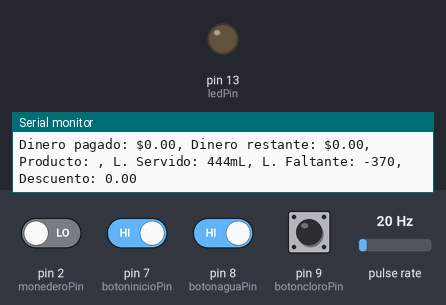
Simulated run of this sketch. Board: Arduino Uno, built with avr-gcc and run on an emulated ATmega328P. Parts: output pins drawn as LEDs (lit = HIGH), the last lines printed to the serial monitor. Wiring (inferred from the names in the program): pulse sensor: data pin 3. Dashed ring = blinking. The inputs (shaded band) are chosen by the test bench; at power-on: pin 7 (botoninicioPin), pin 8 (botonaguaPin), pin 9 (botoncloroPin) HIGH, pin 2 (monederoPin) LOW, pulse rate 20 Hz.

Above: at 6.2 s.
6.3 s: pin 7 (botoninicioPin) driven LOW and pin 8 (botonaguaPin) driven LOW
At 9.24 s:
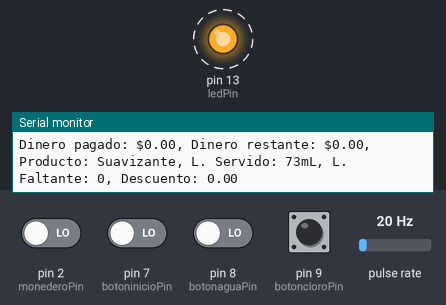
9.3 s: pin 7 (botoninicioPin) driven HIGH
At 10.0 s:
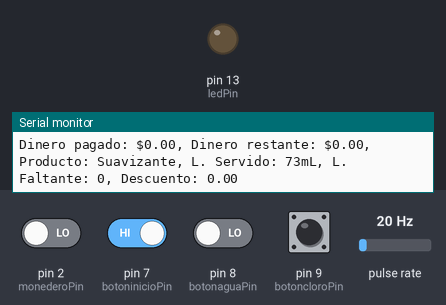
10.8 s: pin 7 (botoninicioPin) driven LOW
At 12.41 s:
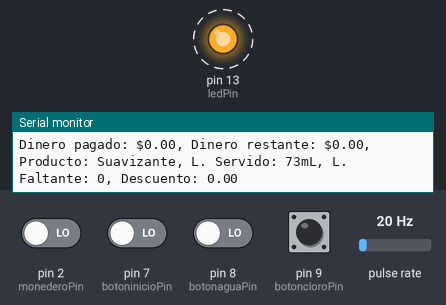
13.8 s: pin 8 (botonaguaPin) driven HIGH
At 14.4 s:
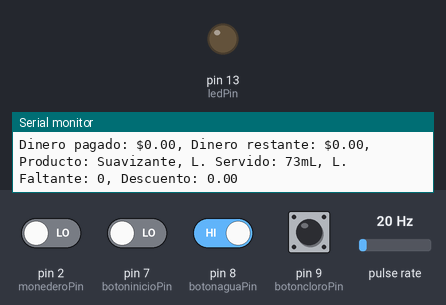
Timing chart, 0 to 16.8 s (numbered marks = the images above; inputs shaded):
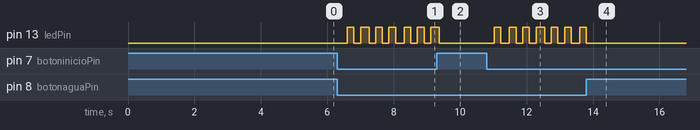

The sketch:

monedero.ino
```cpp
int monederoPin = 2;
int sensorPin = 3;
int botoninicioPin = 7;
int botonaguaPin = 8;
int botoncloroPin = 9;
int ledPin = 13;

float total;
unsigned long tiempoAnterior;
volatile unsigned long tiempoUltpulso = 0;
int contadorMonedero;
float descontar;
float restante;

float calibracion = 4.5;
float flujoInmediato;
unsigned int milimetros;
unsigned int milimetrosServidos;
int contadorFlujo;

int seleccion;
unsigned int milimetrosaServir;
int milimetrosRestantes;

bool despacho, pausa, encendido;

void setup() {
  pinMode(monederoPin, INPUT);
  pinMode(ledPin, OUTPUT);
  pinMode(botoninicioPin, INPUT_PULLUP);
  pinMode(botonaguaPin, INPUT_PULLUP);
  pinMode(botoncloroPin, INPUT_PULLUP);
  Serial.begin(9600);


  tiempoAnterior = 0;
  tiempoUltpulso = 0;
  total = 0.0;
  contadorMonedero = 0;
  flujoInmediato = 0.0;
  contadorFlujo = 0;
  milimetros = 0;
  milimetrosServidos = 0;
  milimetrosRestantes = 0;
  tiempoAnterior = 0;
  seleccion = 0;
  milimetrosaServir = 0;
  despacho = 0;
  pausa = 0;

  digitalWrite(ledPin, LOW);

  attachInterrupt(0, contadorMonedas, RISING);
  attachInterrupt(1, contadorSensor, RISING);
}

void contadorMonedas(){
  contadorMonedero++;
  tiempoUltpulso = millis();
}

void contadorSensor(){
  contadorFlujo++;
}

void loop() {
	milimetrosRestantes = milimetrosaServir - milimetrosServidos;

	if(!digitalRead(botoninicioPin) && despacho == 1 && pausa == 0){
		digitalWrite(ledPin, LOW);
		delay(100);
		encendido = 0;
		pausa = 1;
	}else if(!digitalRead(botoninicioPin) && despacho == 1 && pausa == 1){
		digitalWrite(ledPin, HIGH);
		delay(100);
		encendido = 1;
		pausa = 0;
	}

	digitalWrite(ledPin, encendido);

  if(milimetrosRestantes > 0 && despacho == 1 && pausa == 0){
  	encendido = 1;
  }else if(milimetrosRestantes <= 0 && despacho == 1){
    encendido = 0;
    milimetrosRestantes = 0;
    total = 0.0;
    despacho = 0;
    restante = 0.0;
    descontar = 0.0;
    milimetrosServidos = 0;
    seleccion = 0;
  }

  if(!digitalRead(botoncloroPin) && despacho == 0){
    seleccion = 1;
    milimetrosaServir = (total / 10) * 1000;
    despacho = 1;
    delay(100);
  }else if(!digitalRead(botonaguaPin) && despacho == 0){
    seleccion = 2;
    milimetrosaServir = (total / 5) * 1000;
    despacho = 1;
    delay(100);
  }


  if(seleccion == 1){
  	descontar = (float(milimetrosServidos) / 1000) * 10;
  	restante = total - descontar;
  } else if(seleccion == 2){
  	descontar = (float(milimetrosServidos) / 1000) * 5;
  	restante = total - descontar;
  }

  if(contadorMonedero > 0 && millis() - tiempoUltpulso > 200){
    switch(contadorMonedero){
      case 1:
        total += 0.5;
        contadorMonedero = 0;
        break;
      case 2:
        total += 1.0;
        contadorMonedero = 0;
        break;
      case 4:
        total += 2.0;
        contadorMonedero = 0;
        break;
      case 5:
        total += 5.0;
        contadorMonedero = 0;
        break;
      case 6:
        total += 10.0;
        contadorMonedero = 0;
        break;
      default:
        contadorMonedero = 0;
        break;
    }

    //Serial.print("pulsos: ");
    //Serial.print(contadorMonedero);
    //Serial.print("Total: ");
    //Serial.println(total);
  }

  if((millis() - tiempoAnterior) > 1000){
    detachInterrupt(1);

    flujoInmediato = ((1000.0 / (millis() - tiempoAnterior)) * contadorFlujo) / calibracion;

    tiempoAnterior = millis();

    milimetros = (flujoInmediato / 60) * 1000;

    milimetrosServidos += milimetros;

    //unsigned int frac;

    //Serial.print("Flujo: ");
    //Serial.print(int(flujoInmediato));
    //Serial.print(".");
    //frac = (flujoInmediato - int(flujoInmediato)) * 10;
    //Serial.print(frac, DEC);
    //Serial.print("L/min");
    //Serial.print(" Milimetros: ");
    //Serial.print(milimetros);
    //Serial.print("mL/Sec");

  	Serial.print("Dinero pagado: $");
  	Serial.print(total,2);
  	Serial.print(", Dinero restante: $");
  	Serial.print(restante,2);
  	Serial.print(", Producto: ");
  	if(seleccion == 1){
  		Serial.print("Cloro");
  	}else if(seleccion == 2){
  		Serial.print("Suavizante");
  	}
    Serial.print(", L. Servido: ");
    Serial.print(milimetrosServidos);
    Serial.print("mL");
    Serial.print(", L. Faltante: ");
    Serial.print(milimetrosRestantes);
    Serial.print(", Descuento: ");
    Serial.println(descontar);

    contadorFlujo = 0;

    attachInterrupt(1, contadorSensor, RISING);
  }
}
```

Measured:
- after the input at 6.3 s, pin 13 (ledPin): alternates HIGH for 0.20 s and LOW for 0.20 s, starting after 0.30 s
- after the input at 9.3 s, pin 13 (ledPin): goes on until 9.4 s, then stays LOW
- after the input at 10.8 s, pin 13 (ledPin): alternates HIGH for 0.20 s and LOW for 0.20 s, starting after 0.23 s
- after the input at 13.8 s, pin 13 (ledPin): goes on until 13.8 s, then stays LOW
